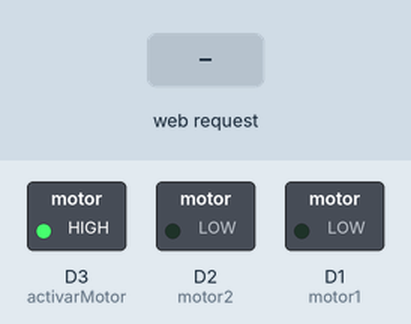
Simulated run of this sketch. Board: ESP8266 (NodeMCU). Shown: switched loads named in the sketch (green lamp = pin HIGH). The inputs (shaded band) are chosen by the test bench. WiFi joins after 1.5 s; servers stay silent unless stated; what the sketch prints to the serial monitor is not drawn.

Above: at 2.7 s.
2.8 s: HTTP request GET /MOTOR=IZQ received
At 3.6 s:
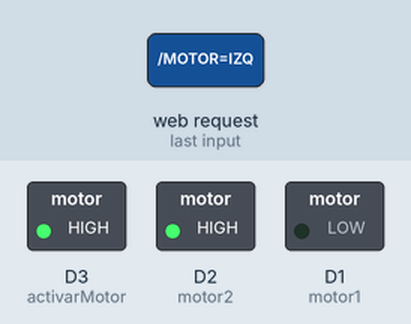
4.3 s: HTTP request GET /MOTOR=DER received
At 4.7 s:
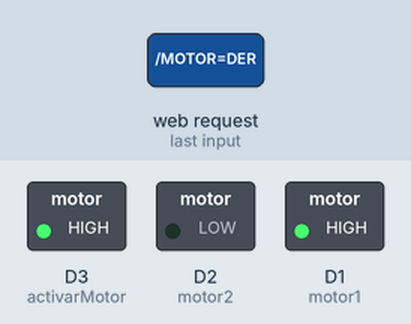
5.8 s: HTTP request GET /MOTOR=OFF received
At 7.1 s:
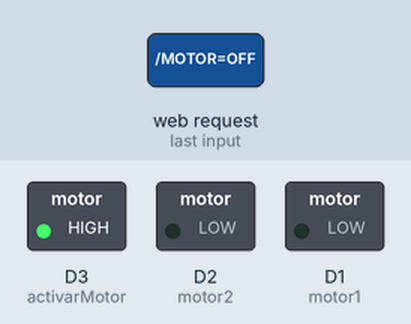
Timing chart, 0 to 8.8 s (numbered marks = the images above; inputs shaded):
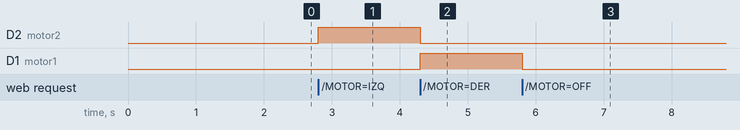

Measured:
- after the input at 2.8 s, D2 (motor2): LOW → HIGH at once
- after the input at 4.3 s, D2 (motor2): HIGH → LOW at once; D1 (motor1): LOW → HIGH at once
- after the input at 5.8 s, D1 (motor1): HIGH → LOW at once

The sketch:

NODEMCU-MOTOR.ino
```cpp
//Libreria para utilizar el WiFi
#include <ESP8266WiFi.h>

//Pines motor
int motor1 = D1;
int motor2 = D2;
int activarMotor = D3;

//Nombre de la red
const char* ssid = "redUAQ";

//Contraseña de la red
const char* pass = "";

//Puerto
WiFiServer port(80);

void setup() {
  //Inicializar el serial (Para el Node se utiliza 115200)
  Serial.begin(115200);

  //Motor
  pinMode(motor1, OUTPUT);
  pinMode(motor2, OUTPUT);
  pinMode(activarMotor, OUTPUT);

  digitalWrite(activarMotor, HIGH);

  //Imprimir la red
  Serial.print("Conectando a ");
  Serial.println(ssid);

  //Conectar a la red
  WiFi.begin(ssid,pass);

  //Esperar a que se conecte a la red
  while(WiFi.status() != WL_CONNECTED){
    delay(500);
    Serial.print(".");
  }
  Serial.println("\nWiFi conectado");

  //Inicializar el puerto
  port.begin();
  Serial.println("Servidor iniciado");

  //Imprimir la IP
  Serial.print("URL para conectarse al servidor: ");
  Serial.print(WiFi.localIP());
  Serial.println("\n");
}

void loop() {

  //Crea un cliente que se conecte a un puerto disponible
  WiFiClient client = port.available();

  //Si no hay un cliente conectado al servidor el se reinicia el loop
  if(!client){
    return;
  }

  //Retiene hasta que el cliente realice una peticion
  while(!client.available()){
    delay(1);
  }

  //Lee los datos solicitados por el cliente hasta que se termine la linea
  String request = client.readStringUntil('\r');

  //Busca el caracter de una cadena
  if(request.indexOf("/favicon")==-1){
    Serial.print("Nuevo cliente: ");
    Serial.println(request);
  }

  //Borra los datos de buffer del cliente
  client.flush();

  int value = 2;

  //Busca el caracter de una cadena y enciende el led
  if(request.indexOf("/MOTOR=IZQ") != -1 ){
    digitalWrite(motor1, LOW);
    digitalWrite(motor2, HIGH);
    value = 1;
  }

  if(request.indexOf("/MOTOR=OFF") != -1 ){
    digitalWrite(motor1, LOW);
    digitalWrite(motor2, LOW);
    value = 2;
  }

  //Busca el caracter de una cadena y apaga el led
  if(request.indexOf("/MOTOR=DER") != -1 ){
    digitalWrite(motor1, HIGH);
    digitalWrite(motor2, LOW);
    value = 3;
  }

  //Archivo HTML que recibira el cliente
  client.println("HTTP/1.1 200 OK"); //Version del protocolo
  client.println("Content-Type: text/html");
  client.println("");
  client.println("<!DOCTYPE HTML>");
  client.println("<html>");
  client.println("<head>");
  client.println("<title>Motor</title>");
  client.println("</head>");
  client.println("<body>");
  client.print("Motor: ");
  if(value == 1){
    client.print("IZQ");
  }else{
    if(value == 2){
      client.print("OFF");
    }
    else{
      client.println("DER");
    }
  }
  client.println("<br><br>");

  //Girar el motor a la izquierda cuando el cliente solicite el vinculo del href
  client.println("<a href=\"/MOTOR=IZQ\"\"><button>Izquierda</button></a>");

  //Girar el motor a la izquierda cuando el cliente solicite el vinculo del href
  client.println("<a href=\"/MOTOR=OFF\"\"><button>Apagar</button></a>");

  //Girar el motor a la derecha cuando el cliente solicite el vinculo del href
  client.println("<a href=\"/MOTOR=DER\"\"><button>Derecha</button></a><br/>");

  //client.println("<p> valor analogico:"+String(a)+" </p>");
  client.println("</body>");
  client.println("</html>");

  delay(1);
  if(request.indexOf("/favicon") == -1) {
    Serial.println("Cliente desconectado\n");
  }
}
```
